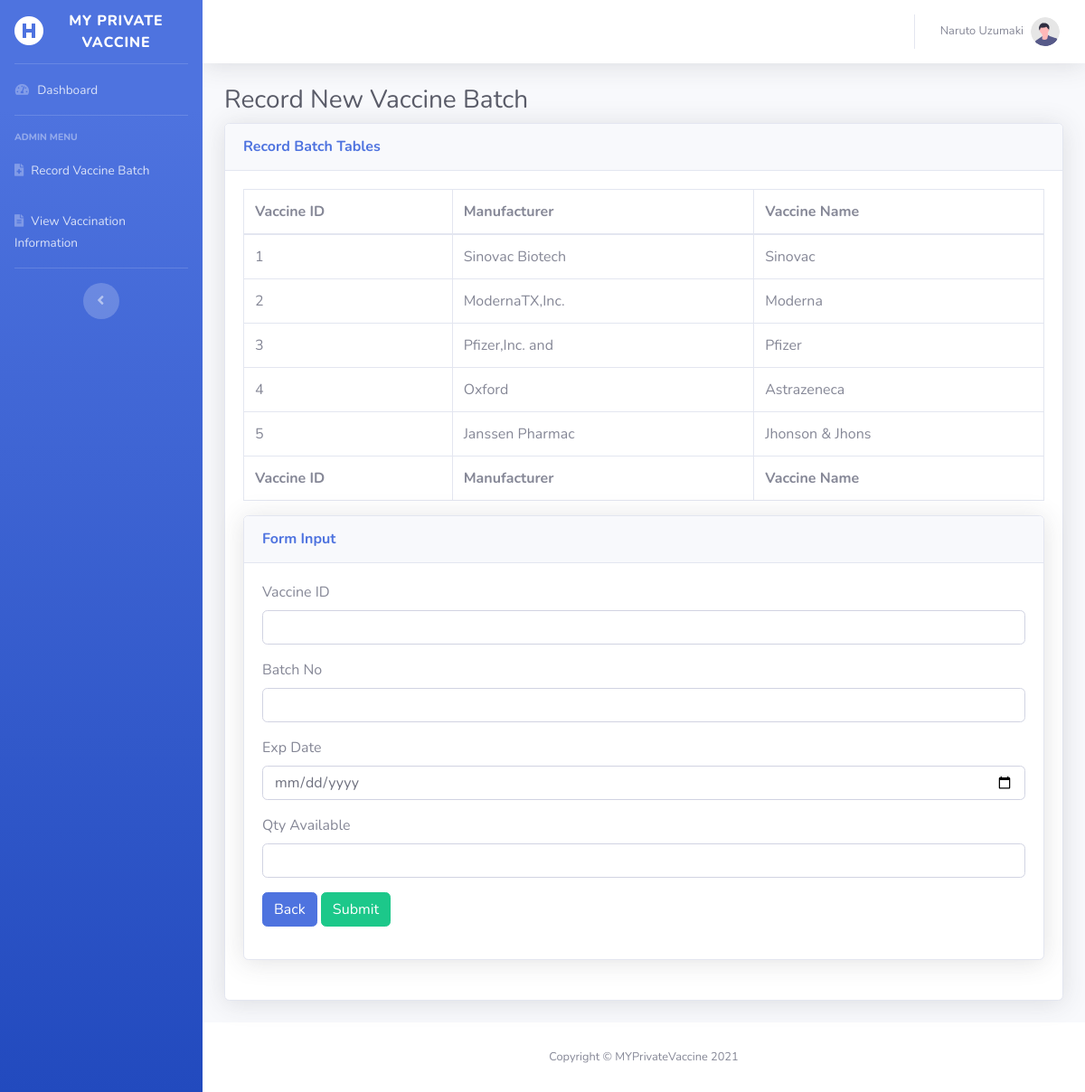
/asset/record-batch/form-create.php (signed in), run on the app's committed database.
### tables this page shows
CREATE TABLE `vaccine` (
  `vaccineID` int(5) NOT NULL,
  `manufacturer` varchar(15) NOT NULL,
  `vaccineName` varchar(15) NOT NULL
);

### asset/record-batch/form-create.php (the view, shortened to what this page needs)
<?php
include '../connection.php';
?>
<!DOCTYPE html>
<html lang="en">
<head>
    <link href="../../vendor/fontawesome-free/css/all.min.css" rel="stylesheet" type="text/css">
    <link href="../../css/sb-admin-2.min.css" rel="stylesheet">
    <link href="../../vendor/datatables/dataTables.bootstrap4.min.css" rel="stylesheet">
</head>
<body id="page-top">
<div id="wrapper">
    <ul class="navbar-nav bg-gradient-primary sidebar sidebar-dark accordion" id="accordionSidebar">
        <a class="sidebar-brand d-flex align-items-center justify-content-center" href="home-administrator.php">
            <div class="sidebar-brand-icon">
                <i class="fas fa-hospital-symbol"></i>
            </div>
            <div class="sidebar-brand-text mx-3">MY Private Vaccine</div>
        </a>
        <hr class="sidebar-divider my-0">
        <li class="nav-item">
            <a class="nav-link" href="../home-administrator.php">
                <i class="fas fa-fw fa-tachometer-alt"></i>
                <span>Dashboard</span></a>
        </li>
        <hr class="sidebar-divider">
        <div class="sidebar-heading">
            Admin Menu
        </div>
        <li class="nav-item">
            <a class="nav-link" href="../record-batch/view.php">
                <i class="fas fa-file-medical"></i>
                <span>Record Vaccine Batch</span></a>
        </li>
        <li class="nav-item">
            <a class="nav-link" href="view.php">
                <i class="fas fa-file-alt"></i>
                <span>View Vaccination Information</span></a>
        </li>
        <hr class="sidebar-divider d-none d-md-block">
        <div class="text-center d-none d-md-inline">
            <button class="rounded-circle border-0" id="sidebarToggle"></button>
        </div>
    </ul>
    <div id="content-wrapper" class="d-flex flex-column">
        <div id="content">
            <nav class="navbar navbar-expand navbar-light bg-white topbar mb-4 static-top shadow">
                <ul class="navbar-nav ml-auto">
                    <li class="nav-item dropdown no-arrow">
                        <a class="nav-link dropdown-toggle" href="#" id="userDropdown" role="button"
                           data-toggle="dropdown" aria-haspopup="true" aria-expanded="false">
                            <span class="mr-2 d-none d-lg-inline text-gray-600 small"><?php echo $_SESSION['fullname'];?></span>
                            <img class="img-profile rounded-circle"
                                 src="../../img/undraw_profile.svg">
                        </a>
                    </li>
                </ul>
            </nav>
            <div class="container-fluid">
                <h1 class="h3 mb-2 text-gray-800">Record New Vaccine Batch</h1>
                <div class="card shadow mb-4">
                    <div class="card-header py-3">
                        <h6 class="m-0 font-weight-bold text-primary">Record Batch Tables</h6>
                    </div>
                    <div class="card-body">
                        <div class="table-responsive">
                            <table class="table table-bordered" id="dataTable" width="100%" cellspacing="0">
                                <thead>
                                <tr>
                                    <th>Vaccine ID</th>
                                    <th>Manufacturer</th>
                                    <th>Vaccine Name</th>
                                </tr>
                                </thead>
                                <tfoot>
                                <tr>
                                    <th>Vaccine ID</th>
                                    <th>Manufacturer</th>
                                    <th>Vaccine Name</th>
                                </tr>
                                </tfoot>
                                <tbody>
                                <?php
                                $dataBatch = mysqli_query($connect, "SELECT * FROM vaccine");
                                while ($data_row = mysqli_fetch_array($dataBatch))
                                {
                                    ?>
                                    <tr>
                                        <td><?php echo$data_row['vaccineID']?></td>
                                        <td><?php echo$data_row['manufacturer']?></td>
                                        <td><?php echo$data_row['vaccineName']?></td>
                                    </tr>
                                    <?php
                                }
                                ?>
                                </tbody>
                            </table>
                        </div>
                        <div class="card shadow mb-4">
                            <div class="card-header py-3">
                                <h6 class="m-0 font-weight-bold text-primary">Form Input</h6>
                            </div>
                            <div class="card-body">
                                <form method="POST" action="record-process.php">
                                    <div class="form-group">
                                        <label>Vaccine ID</label>
                                        <input class="form-control" type="number" name="vaccineID">
                                    </div>
                                    <div class="form-group">
                                        <label>Batch No</label>
                                        <input class="form-control" type="text" name="batchNo">
                                    </div>
                                    <div class="form-group">
                                        <label>Exp Date</label>
                                        <input class="form-control" type="date" name="expiryDate">
                                    </div>
                                    <div class="form-group">
                                        <label>Qty Available</label>
                                        <input class="form-control" type="number" name="quantityAvailable">
                                    </div>
                                    <div class="form-group">
                                        <a class="btn btn-primary" href="view.php">Back</a>
                                        <input class="btn btn-success" type="submit" value="Submit">
                                    </div>
                                </form>
                            </div>
                        </div>
                    </div>
                </div>
            </div>
        </div>
        <footer class="sticky-footer bg-white">
            <div class="container my-auto">
                <div class="copyright text-center my-auto">
                    <span>Copyright &copy; MYPrivateVaccine 2021</span>
                </div>
            </div>
        </footer>
    </div>
</div>
</body>

### data on the page
vaccine: vaccineID "1", manufacturer "Sinovac Biotech", vaccineName "Sinovac"
vaccine: vaccineID "2", manufacturer "ModernaTX,Inc.", vaccineName "Moderna"
vaccine: vaccineID "3", manufacturer "Pfizer,Inc. and", vaccineName "Pfizer"
vaccine: vaccineID "4", manufacturer "Oxford", vaccineName "Astrazeneca"
vaccine: vaccineID "5", manufacturer "Janssen Pharmac", vaccineName "Jhonson & Jhons"

### other printed values
$_SESSION['fullname'] "Naruto Uzumaki"
